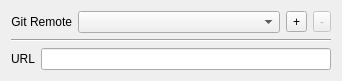
<?xml version="1.0" encoding="UTF-8"?>
<ui version="4.0">
 <class>RemotesWdgt</class>
 <widget class="QWidget" name="RemotesWdgt">
  <property name="geometry">
   <rect>
    <x>0</x>
    <y>0</y>
    <width>342</width>
    <height>81</height>
   </rect>
  </property>
  <property name="windowTitle">
   <string>Form</string>
  </property>
  <layout class="QGridLayout" name="gridLayout">
   <item row="0" column="0" colspan="2">
    <layout class="QHBoxLayout" name="horizontalLayout">
     <item>
      <widget class="QLabel" name="label_3">
       <property name="sizePolicy">
        <sizepolicy hsizetype="Maximum" vsizetype="Preferred">
         <horstretch>0</horstretch>
         <verstretch>0</verstretch>
        </sizepolicy>
       </property>
       <property name="text">
        <string>Git Remote</string>
       </property>
       <property name="alignment">
        <set>Qt::AlignRight|Qt::AlignTrailing|Qt::AlignVCenter</set>
       </property>
      </widget>
     </item>
     <item>
      <widget class="QComboBox" name="txtRemotes">
       <property name="toolTip">
        <string>&lt;p&gt;Select the Git Remote, you like to edit.&lt;br/&gt;&lt;/p&gt;
&lt;p&gt;Tip: Double-Click to rename a selected Remote.&lt;/b&gt;
</string>
       </property>
      </widget>
     </item>
     <item>
      <widget class="QToolButton" name="btnAddRemote">
       <property name="toolTip">
        <string>Add a new Remote.</string>
       </property>
       <property name="text">
        <string>+</string>
       </property>
      </widget>
     </item>
     <item>
      <widget class="QToolButton" name="btnDeleteRemote">
       <property name="enabled">
        <bool>false</bool>
       </property>
       <property name="toolTip">
        <string>Delete this Remote.</string>
       </property>
       <property name="text">
        <string>-</string>
       </property>
      </widget>
     </item>
    </layout>
   </item>
   <item row="1" column="0" colspan="2">
    <widget class="Line" name="line">
     <property name="orientation">
      <enum>Qt::Horizontal</enum>
     </property>
    </widget>
   </item>
   <item row="2" column="0">
    <widget class="QLabel" name="label_2">
     <property name="sizePolicy">
      <sizepolicy hsizetype="Maximum" vsizetype="Preferred">
       <horstretch>0</horstretch>
       <verstretch>0</verstretch>
      </sizepolicy>
     </property>
     <property name="text">
      <string>URL</string>
     </property>
     <property name="alignment">
      <set>Qt::AlignRight|Qt::AlignTrailing|Qt::AlignVCenter</set>
     </property>
     <property name="buddy">
      <cstring>txtUrl</cstring>
     </property>
    </widget>
   </item>
   <item row="2" column="1">
    <widget class="LineEdit" name="txtUrl">
     <property name="mandatory" stdset="0">
      <bool>true</bool>
     </property>
    </widget>
   </item>
  </layout>
 </widget>
 <customwidgets>
  <customwidget>
   <class>LineEdit</class>
   <extends>QLineEdit</extends>
   <header>libMacGitverCore/Widgets/LineEdit.h</header>
  </customwidget>
 </customwidgets>
 <resources/>
 <connections/>
</ui>
